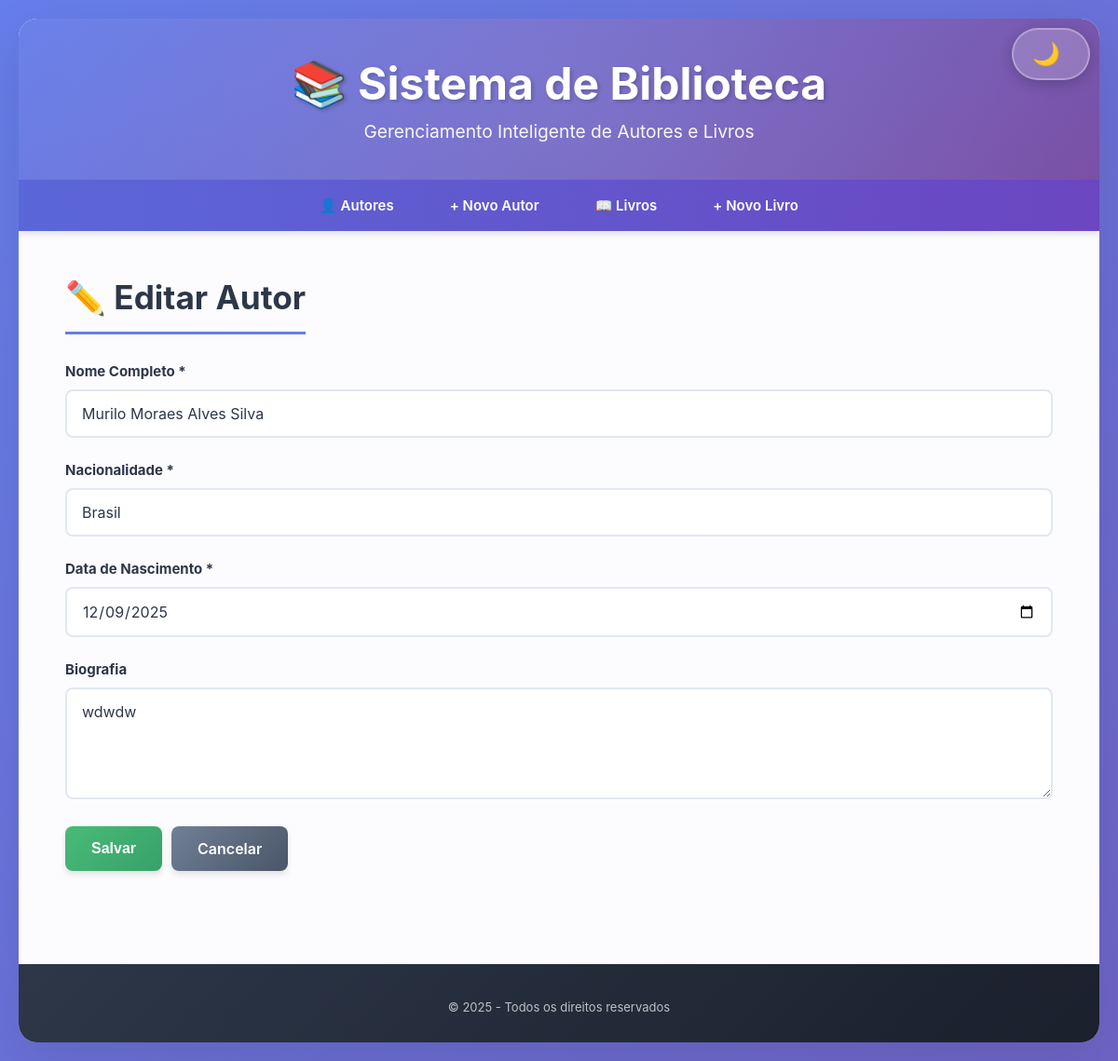
The app's page /autores/2/editar/ with its own data.
### biblioteca/models.py (models this page shows, shortened)
class Autor(models.Model):
    nome = models.CharField(max_length=200, verbose_name="Nome Completo")
    nacionalidade = models.CharField(max_length=100, verbose_name="Nacionalidade")
    data_nascimento = models.DateField(verbose_name="Data de Nascimento")
    biografia = models.TextField(blank=True, null=True, verbose_name="Biografia")
    data_cadastro = models.DateTimeField(auto_now_add=True, verbose_name="Data de Cadastro")
    class Meta:
        verbose_name = "Autor"
        verbose_name_plural = "Autores"
        ordering = ['nome']

### biblioteca/views.py (the view, shortened to what this page needs)
# urls.py: path('autores/<int:pk>/editar/', views.autor_update, name='autor_update'),
def autor_update(request, pk):
    autor = get_object_or_404(Autor, pk=pk)
    return render(request, 'biblioteca/autor_form.html', {'autor': autor})

### biblioteca/templates/biblioteca/autor_form.html (shortened to what this page needs)
{% extends 'biblioteca/base.html' %}
{% block content %}
<h2>{% if autor %}✏️ Editar Autor{% else %}Novo Autor{% endif %}</h2>
<form method="post">
    <div class="form-group">
        <label for="nome">Nome Completo *</label>
        <input type="text" id="nome" name="nome" value="{{ autor.nome|default:'' }}" required>
    </div>
    <div class="form-group">
        <label for="nacionalidade">Nacionalidade *</label>
        <input type="text" id="nacionalidade" name="nacionalidade" value="{{ autor.nacionalidade|default:'' }}" required>
    </div>
    <div class="form-group">
        <label for="data_nascimento">Data de Nascimento *</label>
        <input type="date" id="data_nascimento" name="data_nascimento" value="{{ autor.data_nascimento|date:'Y-m-d'|default:'' }}" required>
    </div>
    <div class="form-group">
        <label for="biografia">Biografia</label>
        <textarea id="biografia" name="biografia">{{ autor.biografia|default:'' }}</textarea>
    </div>
    <div class="actions">
        <button type="submit" class="btn btn-success">Salvar</button>
        <a href="{% url 'autor_list' %}" class="btn btn-secondary">Cancelar</a>
    </div>
</form>
{% endblock %}

### biblioteca/templates/biblioteca/base.html (style rules this page uses)
:root { --bg-gradient-1: #667eea; --bg-gradient-2: #764ba2; --container-bg: rgba(255, 255, 255, 0.98); --text-primary: #2d3748; --text-secondary: #718096; --card-bg: white; --border-color: #e2e8f0; --hover-bg: #f7fafc; --input-bg: white; --shadow: rgba(0,0,0,0.1); --footer-bg-1: #2d3748; --footer-bg-2: #1a202c; }
* { margin: 0; padding: 0; box-sizing: border-box; }
body { font-family: 'Inter', 'Segoe UI', Tahoma, Geneva, Verdana, sans-serif; background: linear-gradient(135deg, var(--bg-gradient-1) 0%, var(--bg-gradient-2) 100%); min-height: 100vh; padding: 20px; animation: gradientShift 15s ease infinite; background-size: 200% 200%; transition: background 0.5s ease; }
h2 { color: var(--text-primary); font-size: 2.2em; margin-bottom: 30px; padding-bottom: 15px; border-bottom: 3px solid #667eea; display: inline-block; }
.btn { display: inline-block; padding: 14px 28px; border-radius: 8px; text-decoration: none; transition: all 0.3s; border: none; cursor: pointer; font-size: 16px; font-weight: 600; box-shadow: 0 4px 6px var(--shadow); position: relative; overflow: hidden; }
.btn::before { content: ''; position: absolute; top: 50%; left: 50%; width: 0; height: 0; border-radius: 50%; background: rgba(255,255,255,0.3); transform: translate(-50%, -50%); transition: width 0.6s, height 0.6s; }
.btn-success { background: linear-gradient(135deg, #48bb78 0%, #38a169 100%); color: white; }
.btn-secondary { background: linear-gradient(135deg, #718096 0%, #4a5568 100%); color: white; }
.actions { display: flex; gap: 10px; flex-wrap: wrap; }
.form-group { margin-bottom: 25px; animation: fadeIn 0.5s ease; }
.form-group label { display: block; margin-bottom: 10px; font-weight: 700; color: var(--text-primary); font-size: 15px; }
.form-group input, .form-group select, .form-group textarea { width: 100%; padding: 14px 16px; border: 2px solid var(--border-color); border-radius: 8px; font-size: 16px; transition: all 0.3s; font-family: inherit; background: var(--input-bg); color: var(--text-primary); }
.form-group textarea { resize: vertical; min-height: 120px; }

### records on screen
Autor: nome "Murilo Moraes Alves Silva", nacionalidade "Brasil", data_nascimento "12/09/2025", biografia "wdwdw"
